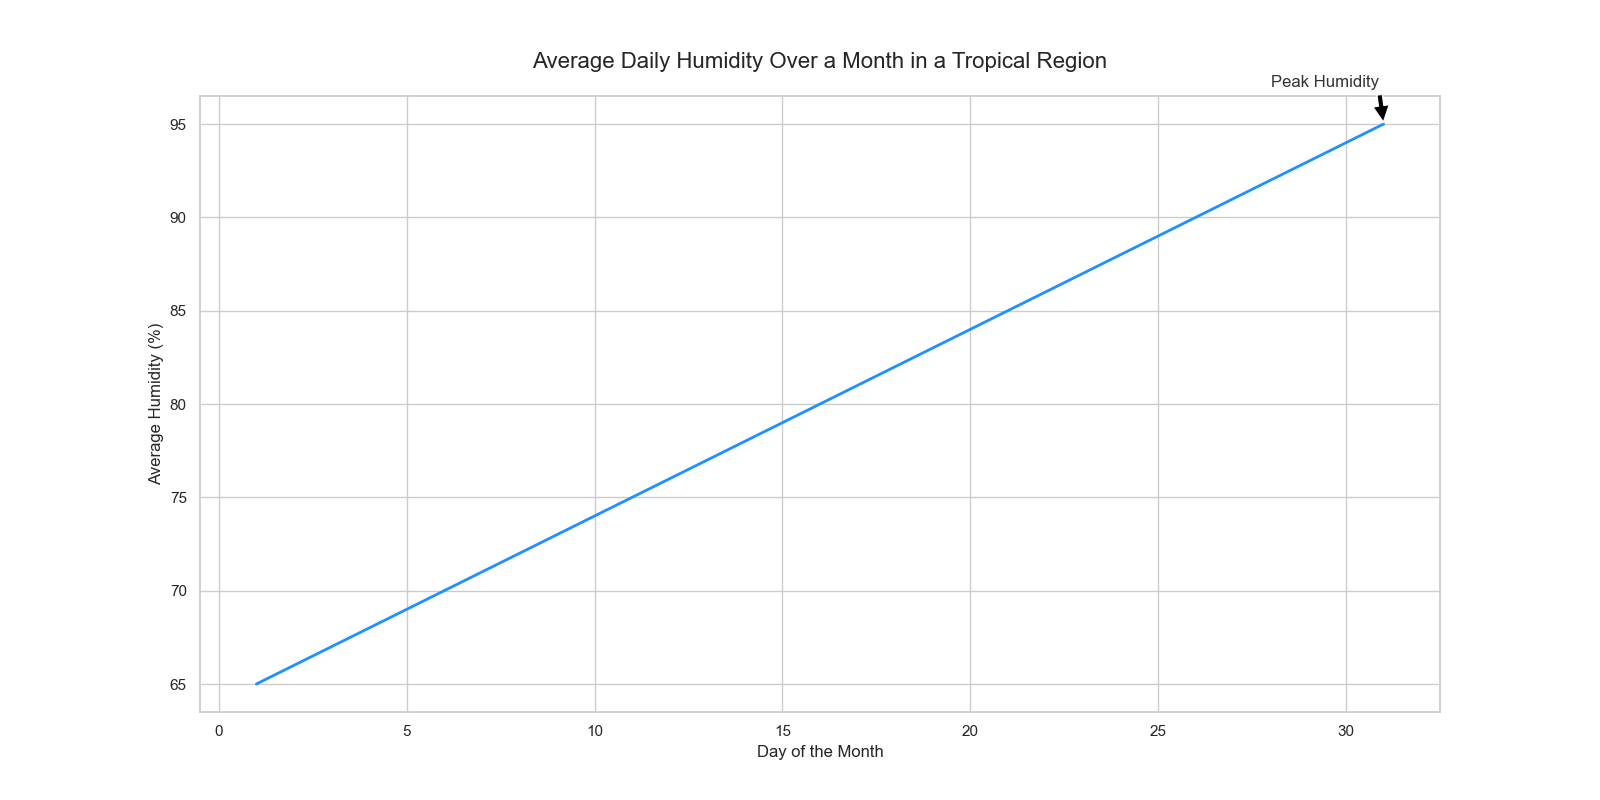

The script that drew this image:

import pandas as pd
import seaborn as sns
import matplotlib.pyplot as plt

# Creating the data
data = {
    'Day': [i for i in range(1, 32)],
    'Average Daily Humidity (%)': [
        65, 66, 67, 68, 69, 70, 71, 72, 73, 74, 75, 76, 77, 78, 79, 80, 81, 82, 
        83, 84, 85, 86, 87, 88, 89, 90, 91, 92, 93, 94, 95
    ],
}

# Creating a DataFrame
df = pd.DataFrame(data)

# Setting the theme and size of the plot, as well as choosing a palette
sns.set_theme(style="whitegrid")
plt.figure(figsize=(16, 8))

# Creating the lineplot
humidity_plot = sns.lineplot(
    x='Day',
    y='Average Daily Humidity (%)',
    data=df,
    color="#1E90FF",
    lw=2
)

# Adding title and labels
plt.title('Average Daily Humidity Over a Month in a Tropical Region', fontsize=16, pad=20)
plt.xlabel('Day of the Month', fontsize=12)
plt.ylabel('Average Humidity (%)', fontsize=12)

# Annotations: highlighting the peak humidity
plt.annotate(
    'Peak Humidity',
    xy=(31, 95),
    xytext=(28, 97),
    arrowprops=dict(facecolor='black', shrink=0.05),
    fontsize=12,
    color='#333333'
)

# Show the plot
plt.show()
